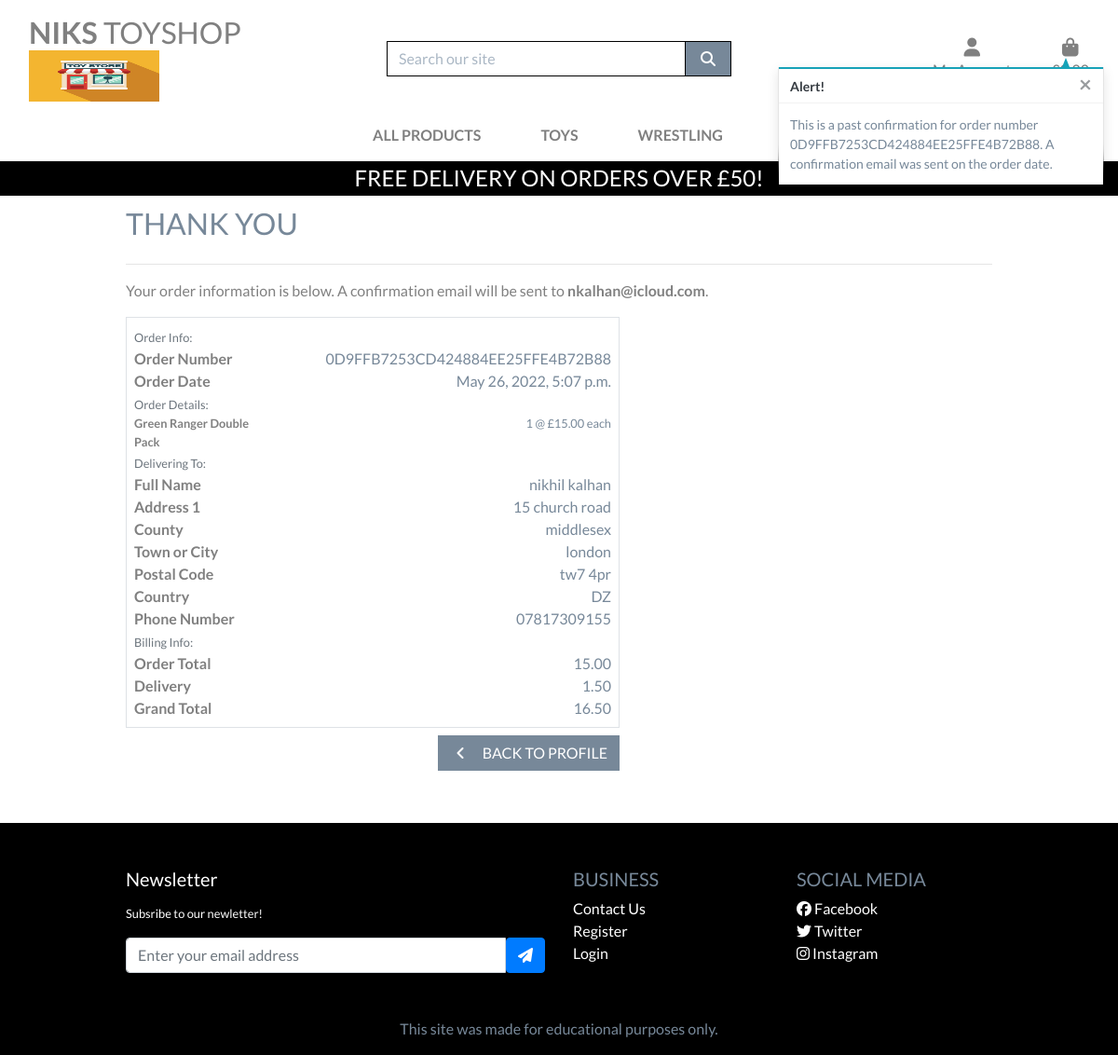
/profile/order_history/0D9FFB7253CD424884EE25FFE4B72B88 (signed in), run on the app's committed database.
### checkout/models.py (models this page shows, shortened)
class Order(models.Model):
    user=models.ForeignKey(UserProfile, on_delete=models.CASCADE)
    order_number = models.CharField(max_length=32, null=False, editable=False)
    full_name = models.CharField(max_length=50, null=False, blank=False)
    email = models.EmailField(max_length=254, null=False, blank=False)
    phone_number = models.CharField(max_length=20, null=False, blank=False)
    country = CountryField(blank_label='Country *', null=False, blank=False)
    postcode = models.CharField(max_length=20, null=True, blank=True)
    town_or_city = models.CharField(max_length=40, null=False, blank=False)
    street_address1 = models.CharField(max_length=80, null=False, blank=False)
    street_address2 = models.CharField(max_length=80, null=True, blank=True)
    county = models.CharField(max_length=80, null=True, blank=True)
    date = models.DateTimeField(auto_now_add=True)
    delivery_cost = models.DecimalField(max_digits=6, decimal_places=2, null=False, default=0)
    order_total = models.DecimalField(max_digits=10, decimal_places=2, null=False, default=0)
    grand_total = models.DecimalField(max_digits=10, decimal_places=2, null=False, default=0)
    original_bag = models.TextField(null=False, blank=False, default='')
    stripe_pid = models.CharField(max_length=254, null=False, blank=False, default='')

class OrderLineItem(models.Model):
    order = models.ForeignKey(Order, null=False, blank=False, on_delete=models.CASCADE, related_name='lineitems')
    product = models.ForeignKey(Product, null=False, blank=False, on_delete=models.CASCADE)
    product_size = models.CharField(max_length=2, null=True, blank=True) # XS, S, M, L, XL
    quantity = models.IntegerField(null=False, blank=False, default=0)
    lineitem_total = models.DecimalField(max_digits=6, decimal_places=2, null=False, blank=False, editable=False)

### products/models.py (models this page shows, shortened)
class Product(models.Model):
    category = models.ForeignKey('Category', null=True, blank=True, on_delete=models.SET_NULL)
    sku = models.CharField(max_length=254, null=True, blank=True)
    name = models.CharField(max_length=254)
    reviews = models.TextField()
    description = models.TextField()
    price = models.DecimalField(max_digits=6, decimal_places=2)
    rating = models.DecimalField(max_digits=6, decimal_places=2, null=True, blank=True)
    image_url = models.URLField(max_length=1024, null=True, blank=True)
    image = models.ImageField(null=True, blank=True)

### profiles/views.py (the view)
# urls.py: path('order_history/<order_number>', views.order_history, name='order_history'),
@login_required
def order_history(request, order_number):
    order = get_object_or_404(Order, order_number=order_number)
    messages.info(request, (
        f'This is a past confirmation for order number {order_number}. '
        'A confirmation email was sent on the order date.'
    ))
    template = 'checkout/checkout_success.html'
    context = {
        'order': order,
        'from_profile': True,
    }
    return render(request, template, context)

### bag/contexts.py (called while the page is built, shortened)
def bag_contents(request):
    bag_items = []
    total = 0
    product_count = 0
    bag = request.session.get('bag', {})
    if total < settings.FREE_DELIVERY_THRESHOLD:
        delivery = total * Decimal(settings.STANDARD_DELIVERY_PERCENTAGE / 100)
        free_delivery_delta = settings.FREE_DELIVERY_THRESHOLD - total
    else:
        delivery = 0
        free_delivery_delta = 0
    grand_total = delivery + total
    context = {
        'bag_items': bag_items,
        'total': total,
        'product_count': product_count,
        'delivery': delivery,
        'free_delivery_delta': free_delivery_delta,
        'free_delivery_threshold': settings.FREE_DELIVERY_THRESHOLD,
        'grand_total': grand_total,
    }
    return context

### checkout/templates/checkout/checkout_success.html (shortened to what this page needs)
{% extends "base.html" %}
{% load static %}
{% block extra_css %}
    <link rel="stylesheet" href="{% static 'checkout/css/checkout.css' %}">
{% endblock %}
{% block page_header %}
    <div class="container header-container">
    </div>
{% endblock %}
{% block content %}
    <div class="overlay"></div>
    <div class="container">
        <div class="row">
            <div class="col">
                <h2 class="logo-font mb-4">Thank You</h2>
                <hr>
                <p class="text-black">Your order information is below. A confirmation email will be sent to <strong>{{ order.email }}</strong>.</p>
            </div>
        </div>
        <div class="row">
            <div class="col-12 col-lg-7">
                <div class="order-confirmation-wrapper p-2 border">
                    <div class="row">
                        <div class="col">
                            <small class="text-muted">Order Info:</small>
                        </div>
                    </div>
                    <div class="row">
                        <div class="col-12 col-md-4">
                            <p class="mb-0 text-black font-weight-bold">Order Number</p>
                        </div>
                        <div class="col-12 col-md-8 text-md-right">
                            <p class="mb-0">{{ order.order_number }}</p>
                        </div>
                    </div>
                    <div class="row">
                        <div class="col-12 col-md-4">
                            <p class="mb-0 text-black font-weight-bold">Order Date</p>
                        </div>
                        <div class="col-12 col-md-8 text-md-right">
                            <p class="mb-0">{{ order.date }}</p>
                        </div>
                    </div>
                    <div class="row">
                        <div class="col">
                            <small class="text-muted">Order Details:</small>
                        </div>
                    </div>
                    {% for item in order.lineitems.all %}
                    <div class="row">
                        <div class="col-12 col-md-4">
                            <p class="small mb-0 text-black font-weight-bold">
                                {{ item.product.name }}{% if item.product_size %} - Size {{ item.product.size|upper }}{% endif %}
                            </p>
                        </div>
                        <div class="col-12 col-md-8 text-md-right">
                            <p class="small mb-0">{{ item.quantity }} @ £{{ item.product.price }} each</p>
                        </div>
                    </div>
                    {% endfor %}
                    <div class="row">
                        <div class="col">
                            <small class="text-muted">Delivering To:</small>
                        </div>
                    </div>
                    <div class="row">
                        <div class="col-12 col-md-4">
                            <p class="mb-0 text-black font-weight-bold">Full Name</p>
                        </div>
                        <div class="col-12 col-md-8 text-md-right">
                            <p class="mb-0">{{ order.full_name }}</p>
                        </div>
                    </div>
                    <div class="row">
                        <div class="col-12 col-md-4">
                            <p class="mb-0 text-black font-weight-bold">Address 1</p>
                        </div>
                        <div class="col-12 col-md-8 text-md-right">
                            <p class="mb-0">{{ order.street_address1 }}</p>
                        </div>
                    </div>
                    {% if order.county %}
                    <div class="row">
                        <div class="col-12 col-md-4">
                            <p class="mb-0 text-black font-weight-bold">County</p>
                        </div>
                        <div class="col-12 col-md-8 text-md-right">
                            <p class="mb-0">{{ order.county }}</p>
                        </div>
                    </div>
                    {% endif %}
                    <div class="row">
                        <div class="col-12 col-md-4">
                            <p class="mb-0 text-black font-weight-bold">Town or City</p>
                        </div>
                        <div class="col-12 col-md-8 text-md-right">
                            <p class="mb-0">{{ order.town_or_city }}</p>
                        </div>
                    </div>
                    {% if order.postcode %}
                    <div class="row">
                        <div class="col-12 col-md-4">
                            <p class="mb-0 text-black font-weight-bold">Postal Code</p>
                        </div>
                        <div class="col-12 col-md-8 text-md-right">
                            <p class="mb-0">{{ order.postcode }}</p>
                        </div>
                    </div>
                    {% endif %}
                    <div class="row">
                        <div class="col-12 col-md-4">
                            <p class="mb-0 text-black font-weight-bold">Country</p>
                        </div>
                        <div class="col-12 col-md-8 text-md-right">
                            <p class="mb-0">{{ order.country }}</p>
                        </div>
                    </div>
                    <div class="row">
                        <div class="col-12 col-md-4">
                            <p class="mb-0 text-black font-weight-bold">Phone Number</p>
                        </div>
                        <div class="col-12 col-md-8 text-md-right">
                            <p class="mb-0">{{ order.phone_number }}</p>
                        </div>
                    </div>
                    <div class="row">
                        <div class="col">
                            <small class="text-muted">Billing Info:</small>
                        </div>
                    </div>
                    <div class="row">
                        <div class="col-12 col-md-4">
                            <p class="mb-0 text-black font-weight-bold">Order Total</p>
                        </div>
                        <div class="col-12 col-md-8 text-md-right">
                            <p class="mb-0">{{ order.order_total }}</p>
                        </div>
                    </div>
                    <div class="row">
                        <div class="col-12 col-md-4">
                            <p class="mb-0 text-black font-weight-bold">Delivery</p>
                        </div>
                        <div class="col-12 col-md-8 text-md-right">
                            <p class="mb-0">{{ order.delivery_cost }}</p>
                        </div>
                    </div>
                    <div class="row">
                        <div class="col-12 col-md-4">
                            <p class="mb-0 text-black font-weight-bold">Grand Total</p>
                        </div>
                        <div class="col-12 col-md-8 text-md-right">
                            <p class="mb-0">{{ order.grand_total }}</p>
                        </div>
                    </div>
                </div>
            </div>
        </div>
        <div class="row">
			<div class="col-12 col-lg-7 text-right">
                {% if from_profile %}
                    <a href="{% url 'profile' %}" class="btn btn-black rounded-0 my-2">
                        <span class="icon mr-2">
                            <i class="fas fa-angle-left"></i>
                        </span>
                        <span class="text-uppercase">Back to Profile</span>
                    </a>
                {% endif %}
			</div>
		</div>
    </div>
{% endblock %}

### static/css/base.css (style rules this page uses)
html { height: 100%; }
body { background: url('/media/toy.jpeg') no-repeat center center fixed; background-size: cover; height: calc(100vh - 164px); color: lightslategray; font-family: 'Lato'; }
.icon { align-items: center; display: inline-flex; justify-content: center; height: 1.5rem; width: 1.5rem; }
.logo-font { text-transform: uppercase; }
.btn-black { background: lightslategrey; color: white; }
.text-black { color:grey !important; }
.overlay { height: 100%; width: 100%; top: 0; left: 0; position: fixed; background: white; z-index: -1; }
@media (min-width: 1200px) { .container { max-width: 80%; } }
@media (min-width: 992px) { .header-container { padding-top: 164px; } }
a { color: #ffc107; text-decoration: none; background-color: transparent; }
.col-12 { position: relative; }

### data on the page
Order: email "nkalhan@icloud.com", order_number "0D9FFB7253CD424884EE25FFE4B72B88", date "May 26, 2022, 5:07 p.m.", full_name "nikhil kalhan", street_address1 "15 church road", county "middlesex", town_or_city "london", postcode "tw7 4pr", country "DZ", phone_number "07817309155", order_total "15.00", delivery_cost "1.50", grand_total "16.50"
OrderLineItem: product.name "Green Ranger Double Pack", quantity "1", product.price "15.00"

### other printed values
{{ free_delivery_threshold }} "50"
{{ message }} "This is a past confirmation for order number 0D9FFB7253CD424884EE25FFE4B72B88. A confirmation email was sent on the order date."
